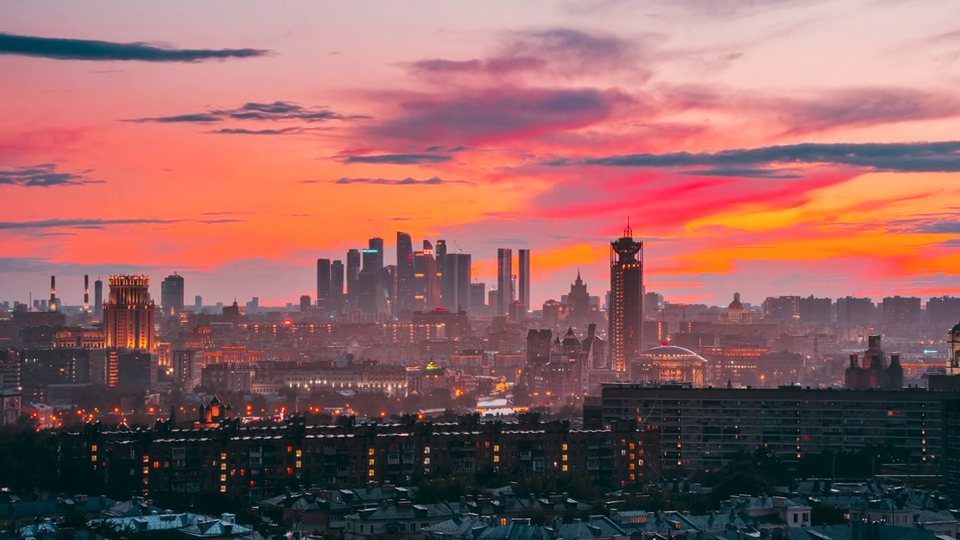
#> input picture frame 30 of scene.mp4, 960 x 540 px, given in place of the camera
$ python test5.py
#> lines starting #> are read from the running program, lines starting #| are printed output that depends on the picture
import cv2

cap = cv2.VideoCapture(1) #1 : usb camera

if not cap.isOpened():
    print('Error')
    exit()

w = round(cap.get(cv2.CAP_PROP_FRAME_WIDTH))
h = round(cap.get(cv2.CAP_PROP_FRAME_HEIGHT))
fps = cap.get(cv2.CAP_PROP_FPS)

forc = cv2.VideoWriter_fourcc(*'DIVX')
delay = round(1000/fps)
out = cv2.VideoWriter('output1.avi',forc, fps, (w,h))

if not out.isOpened():
    print('File open failed')
    cap.release()
    exit()

while True:
    ret, frame = cap.read()
#> frame is the input picture: shape (540, 960, 3); mean B, G, R 98.1, 98.4, 145.7
    if not ret:
        break
    inversed = ~frame
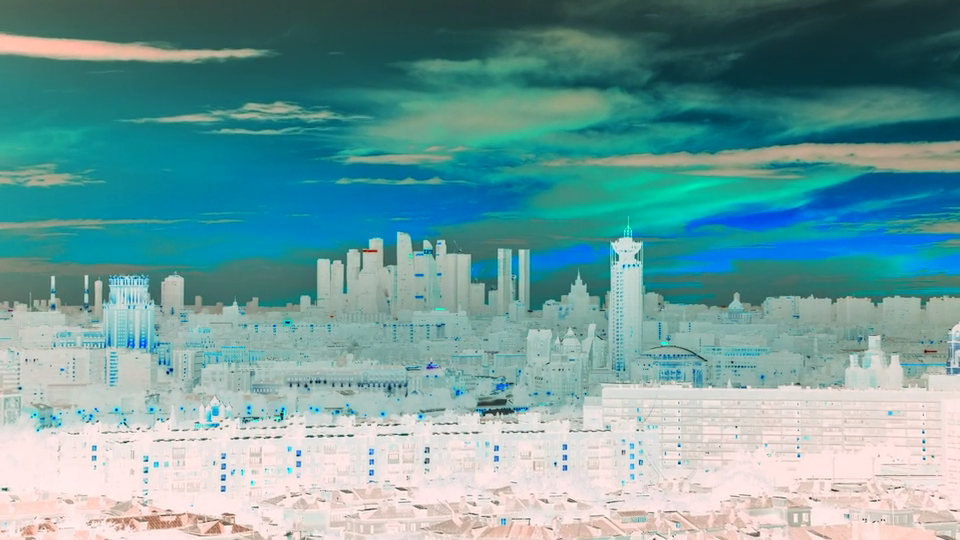
#> inversed: shape (540, 960, 3); mean B, G, R 156.9, 156.6, 109.3
    edge = cv2.Canny(frame, 50, 150)
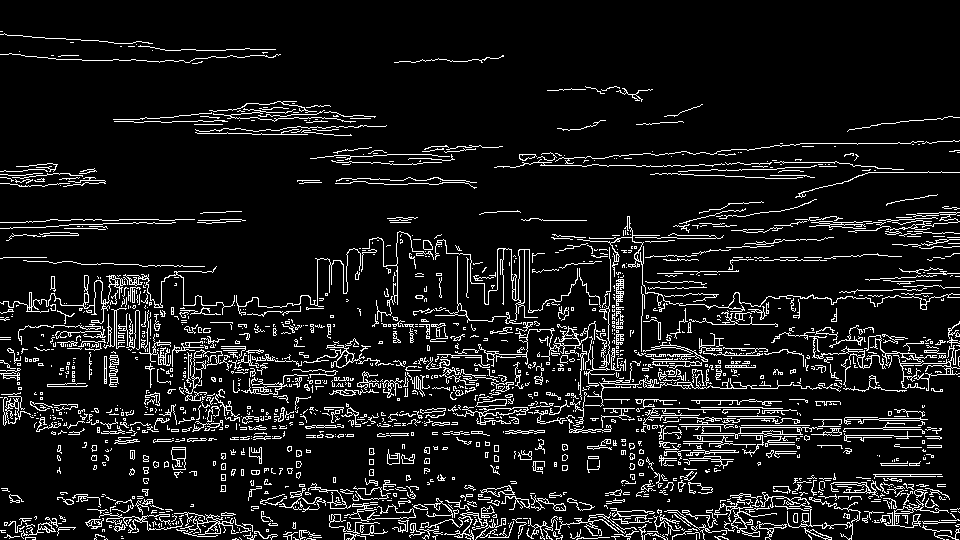
#> edge: shape (540, 960); 9.4% white in thin lines or dots
    edge_color = cv2.cvtColor(edge,cv2.COLOR_GRAY2BGR)
#> edge_color: shape (540, 960, 3); 9.4% white in thin lines or dots
    out.write(frame)

    cv2.imshow('frame',frame)
    cv2.imshow('inversed',inversed)
    cv2.imshow('edge',edge)

    if cv2.waitKey(delay) == ord('q'):
#> (key q is pressed here)
        break
cap.release()
out.release()
cv2.destroyAllWindows()

$ run again, starting later in the video
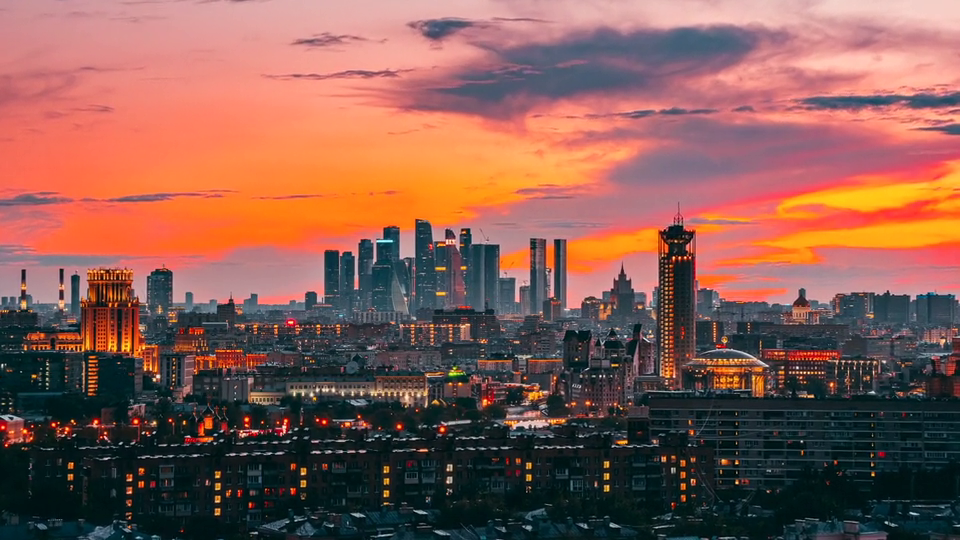
#> input picture frame 135 of scene.mp4, 960 x 540 px, given in place of the camera
#> frame is the input picture: shape (540, 960, 3); mean B, G, R 82.7, 91.8, 135.6
#> `inversed = ~frame`:
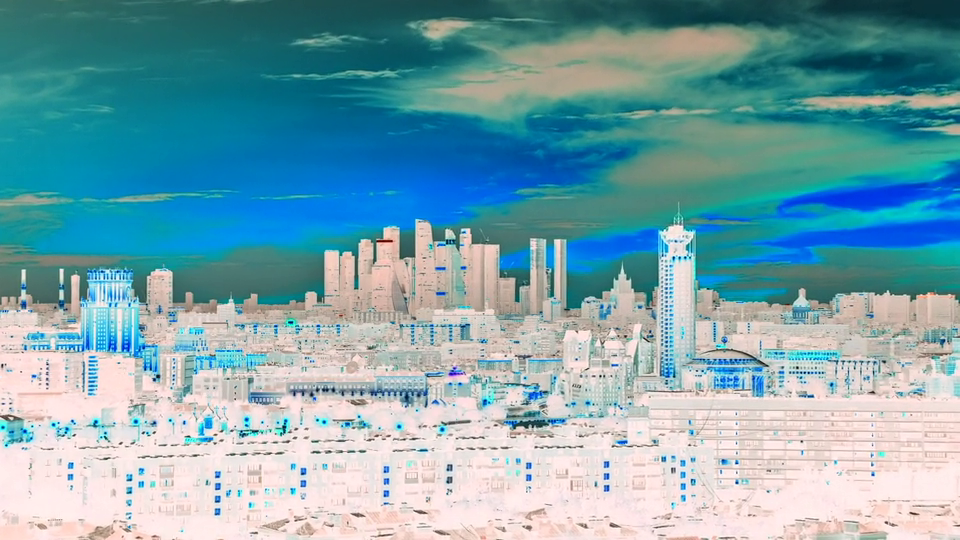
#> inversed: shape (540, 960, 3); mean B, G, R 172.3, 163.2, 119.4
#> `edge = cv2.Canny(frame, 50, 150)`:
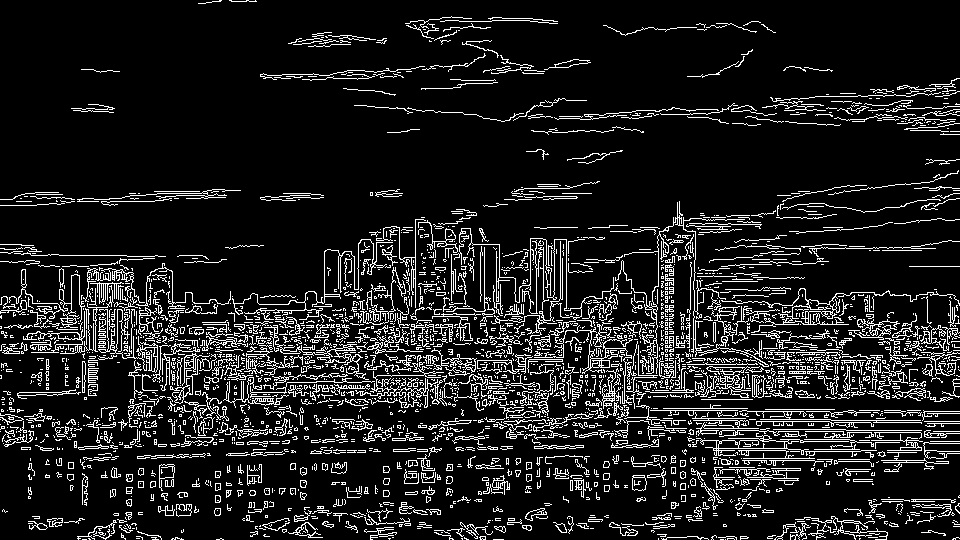
#> edge: shape (540, 960); 11.9% white in thin lines or dots
#> edge_color: shape (540, 960, 3); 11.9% white in thin lines or dots

$ run again, starting later in the video
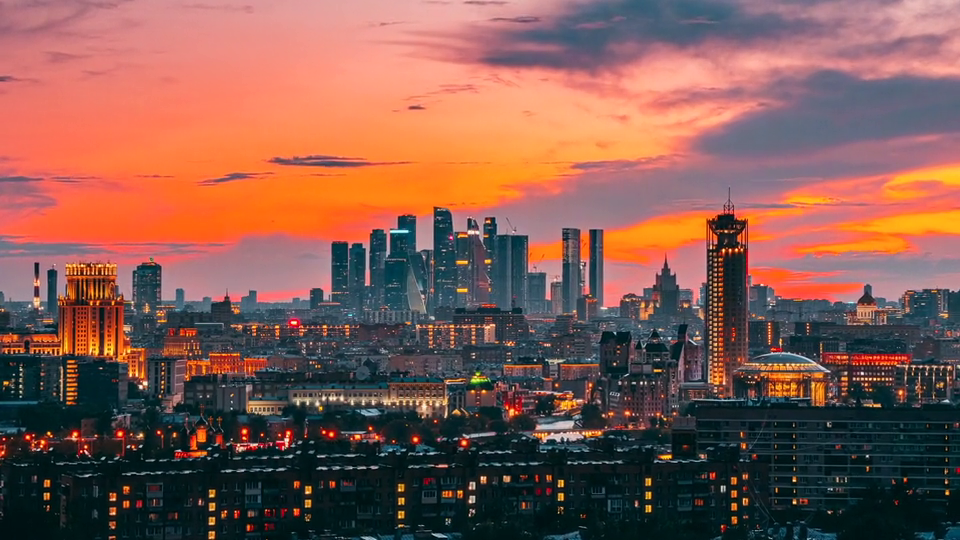
#> input picture frame 240 of scene.mp4, 960 x 540 px, given in place of the camera
#> frame is the input picture: shape (540, 960, 3); mean B, G, R 81.7, 90.7, 132.1
#> `inversed = ~frame`:
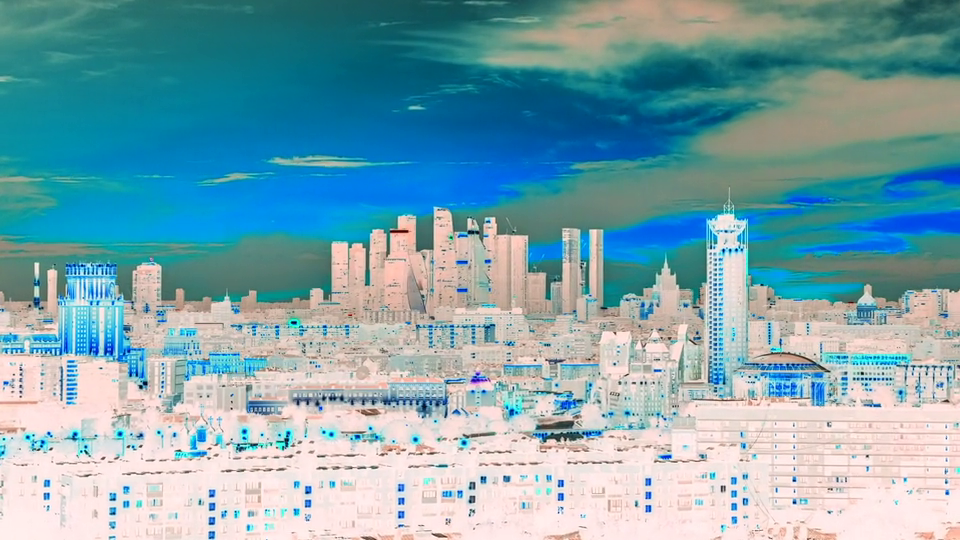
#> inversed: shape (540, 960, 3); mean B, G, R 173.3, 164.3, 122.9
#> `edge = cv2.Canny(frame, 50, 150)`:
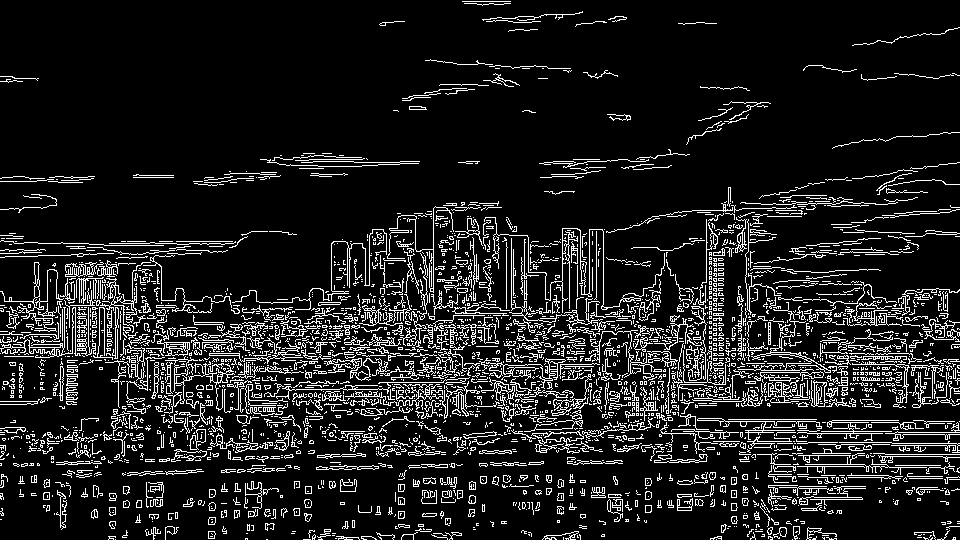
#> edge: shape (540, 960); 11.8% white in thin lines or dots
#> edge_color: shape (540, 960, 3); 11.8% white in thin lines or dots
